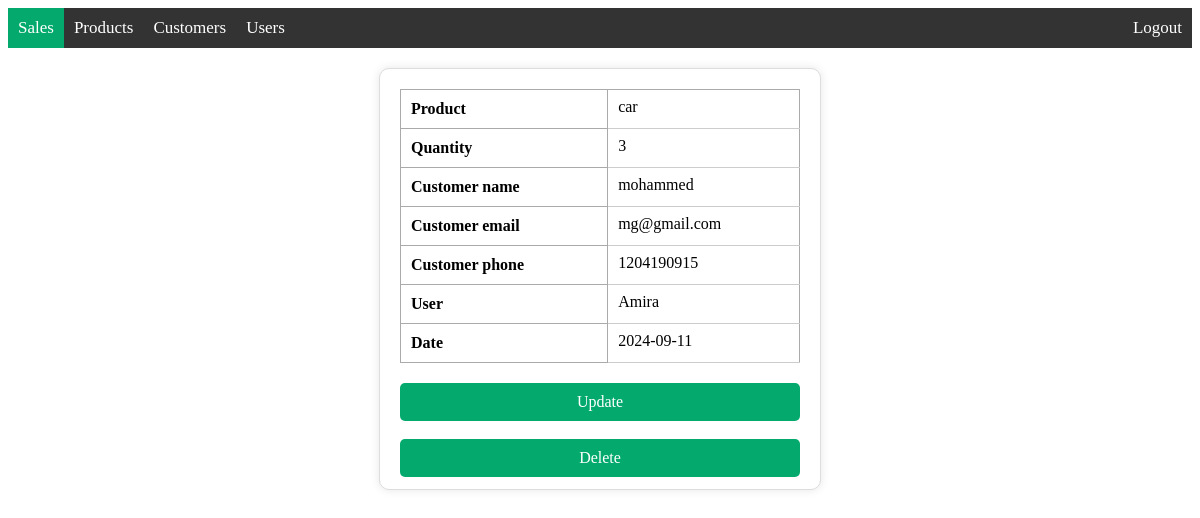
The page /info_sale/18 (signed in) on the database as committed earlier.
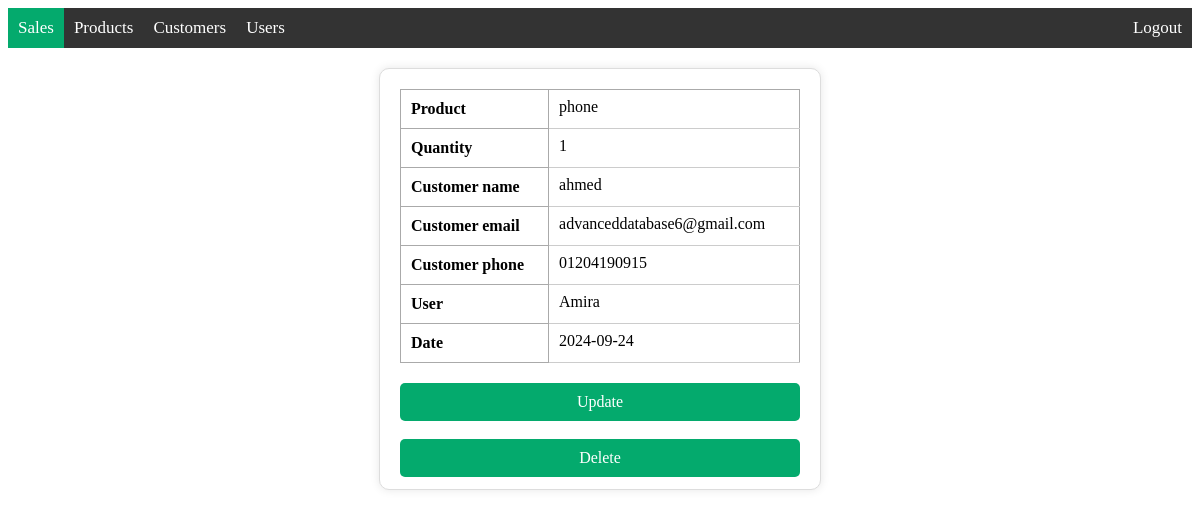
The same page on the database as committed later.
### models/sale.py (models this page shows, shortened)
class Sale(db.Model):
    __tablename__ = 'sales'
    id = db.Column(db.Integer, primary_key=True)
    product_name = db.Column(db.String(200), nullable=False)
    product_quantity = db.Column(db.Integer, nullable=False)
    customer_name = db.Column(db.String(200), nullable=False)
    customer_email = db.Column(db.String(200), nullable=False)
    customer_phone = db.Column(db.String(15))
    user_name = db.Column(db.String(200), nullable=False)
    date = db.Column(db.DateTime, default=datetime.now(pytz.UTC))

### app.py (the view)
@app.route('/info_sale/<int:id>', methods=['GET'])
@roles_accepted('admin', 'editor', 'supervisor')
def info_sale(id):
    sale = Sale.query.get_or_404(id)
    return render_template('info_sale.html', sale=sale)

### templates/info_sale.html (shortened to what this page needs)
{% extends 'base.html' %}
{% block body %}
<div class="content">
    {% block navbar %}
    <div class='topnav'>
        <a class='active' href='/view_sale'>Sales</a>
        <a href='/view_product'>Products</a>
        <a href='/view_customer'>Customers</a>
        {% if current_user.has_role('admin') or current_user.has_role('supervisor')%}
        <a href='/view_user'>Users</a>
        {% endif %}
        <a class='logout' href='/logout'>Logout</a>
    </div>
    {% endblock %}
    <div class="info">
        <div class="table_box">
            <table>
                <tr>
                    <th>Product</th>
                    <td>{{ sale.product_name }}</td>
                </tr>
                <tr>
                    <th>Quantity</th>
                    <td>{{ sale.product_quantity }}</td>
                </tr>
                <tr>
                    <th>Customer name</th>
                    <td>{{ sale.customer_name }}</td>
                </tr>
                <tr>
                    <th>Customer email</th>
                    <td>{{ sale.customer_email }}</td>
                </tr>
                <tr>
                    <th>Customer phone</th>
                    <td>{{ sale.customer_phone }}</td>
                </tr>
                <tr>
                    <th>User</th>
                    <td>{{ sale.user_name }}</td>
                </tr>
                <tr>
                    <th>Date</th>
                    <td>{{ sale.date.date() }}</td>
                </tr>
            </table>
        </div>
        <div class="edit">
            {% if current_user.has_role('admin') or current_user.has_role('editor')%}
            <a href="/update_sale/{{sale.id}}" id="update">Update</a>
            <br>
            <a href="{{ url_for('delete_sale', id=sale.id) }}" onclick="return confirm('are you sure you want delete this record?!')" id="delete">Delete</a>
            {% endif %}
        </div>
    </div>
</div>
{% endblock %}

Rows that differ between the two databases and show on the page:
changed Sale "Amira": product_name "car" → "phone"; product_quantity "3" → "1"; customer_name "mohammed" → "ahmed"; customer_email "mg@gmail.com" → "advanceddatabase6@gmail.com"; customer_phone "1204190915" → "01204190915"; date "2024-09-11" → "2024-09-24"
